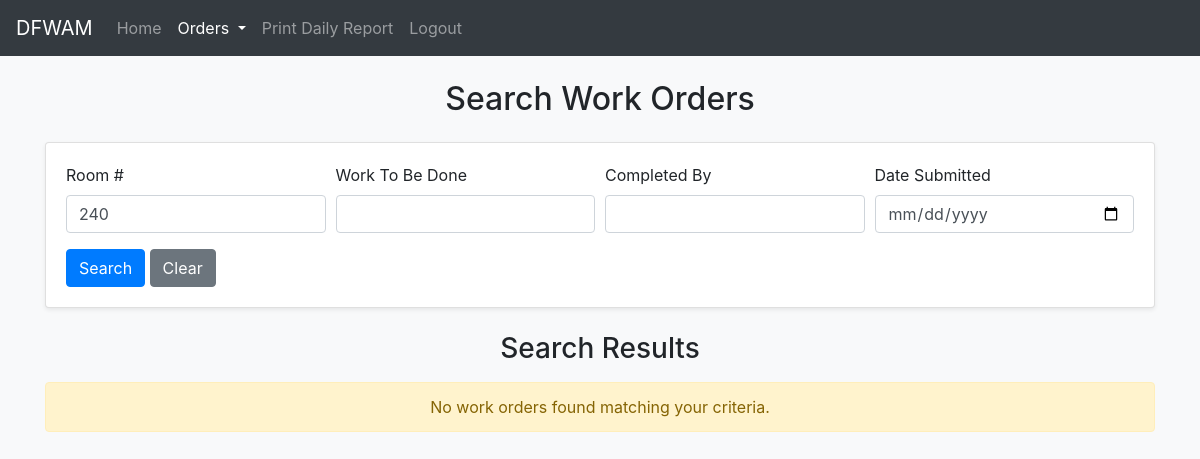
The app's page /search.php?room=240 (signed in), older data.
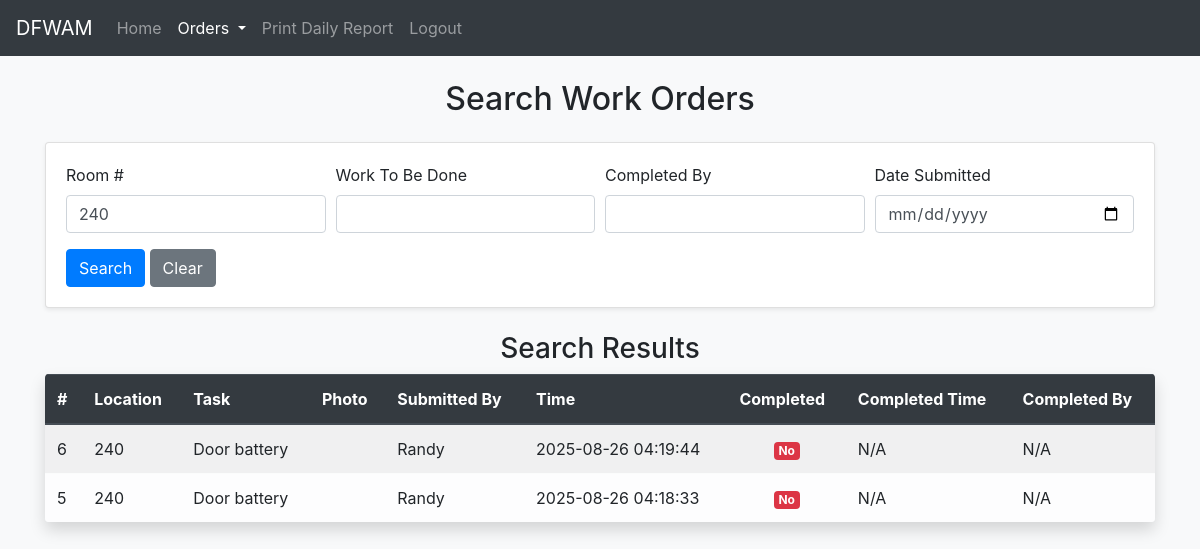
The same page, newer data.
### tables this page shows
CREATE TABLE IF NOT EXISTS `orders` (
  `id` int NOT NULL AUTO_INCREMENT,
  `room` int NOT NULL,
  `work_to_be_done` text NOT NULL,
  `photo` varchar(255) DEFAULT NULL,
  `completed` tinyint(1) NOT NULL DEFAULT '0',
  `completed_by` varchar(255) DEFAULT NULL,
  `time_completed` timestamp NULL DEFAULT NULL,
  `time` timestamp NOT NULL DEFAULT CURRENT_TIMESTAMP,
  `submitted_by` varchar(50) NOT NULL,
  PRIMARY KEY (`id`)
);

### search.php (the view, shortened to what the changed rows need)
<?php
include "config.php";
$data = [];
$search_performed = !empty($_GET);
if ($search_performed) {
    $query_sql = "SELECT * FROM `orders` WHERE 1=1";
    $params = [];
    if (!empty($_GET['room'])) {
        $query_sql .= " AND room = :room";
        $params[':room'] = $_GET['room'];
    }
    $query_sql .= " ORDER BY `id` DESC";
    $query = $conn->prepare($query_sql);
    $query->execute($params);
    $data = $query->fetchAll(PDO::FETCH_ASSOC);
}
?>
<!DOCTYPE html>
<html lang="en">
<head>
    <link rel="stylesheet" href="https://stackpath.bootstrapcdn.com/bootstrap/4.3.1/css/bootstrap.min.css" />
</head>
<body class="bg-light">
    <div class="container mt-4">
        <div class="row">
            <div class="col">
                <h2 class="text-center">Search Work Orders</h2>
            </div>
        </div>
        <?php if ($search_performed): ?>
        <div class="row mt-4">
            <div class="col">
                <h3 class="text-center">Search Results</h3>
                <?php if (count($data) > 0): ?>
                <div class="table-responsive shadow rounded">
                    <table class="table table-light table-striped table-hover mb-0">
                        <thead class="thead-dark">
                            <tr>
                                <th>#</th>
                                <th>Location</th>
                                <th>Task</th>
                                <th>Photo</th>
                                <th>Submitted By</th>
                                <th>Time</th>
                                <th>Completed</th>
                                <th>Completed Time</th>
                                <th>Completed By</th>
                            </tr>
                        </thead>
                        <tbody>
                            <?php foreach ($data as $row): ?>
                                <?php
                                $id = htmlspecialchars($row['id'] ?? '', ENT_QUOTES, 'UTF-8');
                                $room = htmlspecialchars($row['room'] ?? '', ENT_QUOTES, 'UTF-8');
                                $work_to_be_done = htmlspecialchars($row['work_to_be_done'] ?? '', ENT_QUOTES, 'UTF-8');
                                $submitted_by = htmlspecialchars($row['submitted_by'] ?? '', ENT_QUOTES, 'UTF-8');
                                $time = htmlspecialchars($row['time'] ?? '', ENT_QUOTES, 'UTF-8');
                                $completed = $row['completed'] ? '<span class="badge badge-success">Yes</span>' : '<span class="badge badge-danger">No</span>';
                                $time_completed = htmlspecialchars($row['time_completed'] ?? 'N/A', ENT_QUOTES, 'UTF-8');
                                $completed_by = htmlspecialchars($row['completed_by'] ?? 'N/A', ENT_QUOTES, 'UTF-8');
                                ?>
                                <tr>
                                    <td><?php echo $id; ?></td>
                                    <td><?php echo $room; ?></td>
                                    <td><?php echo $work_to_be_done; ?></td>
                                    <td>
                                    </td>
                                    <td><?php echo $submitted_by; ?></td>
                                    <td><?php echo $time; ?></td>
                                    <td class="text-center"><?php echo $completed; ?></td>
                                    <td><?php echo $time_completed; ?></td>
                                    <td><?php echo $completed_by; ?></td>
                                </tr>
                            <?php endforeach; ?>
                        </tbody>
                    </table>
                </div>
                <?php else: ?>
                    <p class="alert alert-warning text-center mt-3">No work orders found matching your criteria.</p>
                <?php endif; ?>
            </div>
        </div>
        <?php endif; ?>
    </div>
</body>
</html>

Row changes from the older to the newer data that the page shows:
added orders: id "6", room "240", work_to_be_done "Door battery", submitted_by "Randy", time "2025-08-26 04:19:44", completed "No", time_completed "N/A", completed_by "N/A"
added orders: id "5", room "240", work_to_be_done "Door battery", submitted_by "Randy", time "2025-08-26 04:18:33", completed "No", time_completed "N/A", completed_by "N/A"
Text that changed along with them:
text no longer shown: "No work orders found matching your criteria."
text now shown: "# Location Task Photo Submitted By Time Completed Completed Time Completed By"
